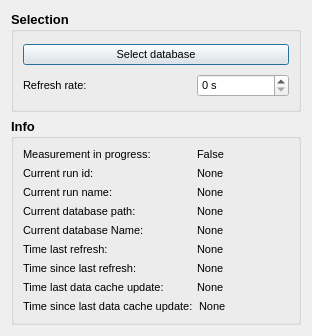
<?xml version="1.0" encoding="UTF-8"?>
<ui version="4.0">
 <class>LivePlot</class>
 <widget class="QDialog" name="LivePlot">
  <property name="geometry">
   <rect>
    <x>0</x>
    <y>0</y>
    <width>310</width>
    <height>336</height>
   </rect>
  </property>
  <property name="windowTitle">
   <string>Dialog</string>
  </property>
  <layout class="QVBoxLayout" name="verticalLayout_4">
   <item>
    <layout class="QVBoxLayout" name="verticalLayout_3">
     <item>
      <widget class="QGroupBox" name="groupBoxSelection">
       <property name="font">
        <font>
         <pointsize>10</pointsize>
         <weight>75</weight>
         <bold>true</bold>
        </font>
       </property>
       <property name="title">
        <string>Selection</string>
       </property>
       <layout class="QVBoxLayout" name="verticalLayout_6">
        <item>
         <layout class="QHBoxLayout" name="horizontalLayoutLivePlot1">
          <item>
           <widget class="QPushButton" name="pushButtonLivePlot">
            <property name="enabled">
             <bool>true</bool>
            </property>
            <property name="maximumSize">
             <size>
              <width>16777215</width>
              <height>16777215</height>
             </size>
            </property>
            <property name="font">
             <font>
              <pointsize>8</pointsize>
              <weight>50</weight>
              <bold>false</bold>
             </font>
            </property>
            <property name="text">
             <string>Select database</string>
            </property>
           </widget>
          </item>
         </layout>
        </item>
        <item>
         <layout class="QHBoxLayout" name="horizontalLayout">
          <item>
           <widget class="QLabel" name="labelLivePlotRefreshRate">
            <property name="minimumSize">
             <size>
              <width>168</width>
              <height>0</height>
             </size>
            </property>
            <property name="font">
             <font>
              <pointsize>8</pointsize>
              <weight>50</weight>
              <bold>false</bold>
             </font>
            </property>
            <property name="toolTip">
             <string>If put to 0s, stop the liveploting</string>
            </property>
            <property name="text">
             <string>Refresh rate:</string>
            </property>
           </widget>
          </item>
          <item>
           <widget class="QSpinBox" name="spinBoxLivePlotRefreshRate">
            <property name="enabled">
             <bool>true</bool>
            </property>
            <property name="minimumSize">
             <size>
              <width>25</width>
              <height>0</height>
             </size>
            </property>
            <property name="maximumSize">
             <size>
              <width>16777215</width>
              <height>16777215</height>
             </size>
            </property>
            <property name="font">
             <font>
              <pointsize>8</pointsize>
              <weight>50</weight>
              <bold>false</bold>
             </font>
            </property>
            <property name="toolTip">
             <string>If put to 0s, stop the liveploting</string>
            </property>
            <property name="suffix">
             <string> s</string>
            </property>
           </widget>
          </item>
         </layout>
        </item>
       </layout>
      </widget>
     </item>
     <item>
      <widget class="QGroupBox" name="groupBoxInfo">
       <property name="minimumSize">
        <size>
         <width>290</width>
         <height>0</height>
        </size>
       </property>
       <property name="font">
        <font>
         <pointsize>10</pointsize>
         <weight>75</weight>
         <bold>true</bold>
        </font>
       </property>
       <property name="title">
        <string>Info</string>
       </property>
       <layout class="QVBoxLayout" name="verticalLayout_8">
        <item>
         <layout class="QVBoxLayout" name="verticalLayout_7">
          <item>
           <layout class="QHBoxLayout" name="horizontalLayout_8">
            <item>
             <widget class="QLabel" name="labelLivePlotInProgress">
              <property name="minimumSize">
               <size>
                <width>168</width>
                <height>0</height>
               </size>
              </property>
              <property name="font">
               <font>
                <pointsize>8</pointsize>
                <weight>50</weight>
                <bold>false</bold>
               </font>
              </property>
              <property name="text">
               <string>Measurement in progress:</string>
              </property>
             </widget>
            </item>
            <item>
             <widget class="QLabel" name="labelLivePlotInProgressState">
              <property name="font">
               <font>
                <pointsize>8</pointsize>
                <weight>50</weight>
                <bold>false</bold>
               </font>
              </property>
              <property name="text">
               <string>False</string>
              </property>
             </widget>
            </item>
           </layout>
          </item>
          <item>
           <layout class="QHBoxLayout" name="horizontalLayout_6">
            <item>
             <widget class="QLabel" name="labelLivePlotRunid">
              <property name="minimumSize">
               <size>
                <width>168</width>
                <height>0</height>
               </size>
              </property>
              <property name="font">
               <font>
                <pointsize>8</pointsize>
                <weight>50</weight>
                <bold>false</bold>
               </font>
              </property>
              <property name="text">
               <string>Current run id:</string>
              </property>
             </widget>
            </item>
            <item>
             <widget class="QLabel" name="labelLivePlotRunidid">
              <property name="font">
               <font>
                <pointsize>8</pointsize>
                <weight>50</weight>
                <bold>false</bold>
               </font>
              </property>
              <property name="text">
               <string>None</string>
              </property>
             </widget>
            </item>
           </layout>
          </item>
          <item>
           <layout class="QHBoxLayout" name="horizontalLayout_4">
            <item>
             <widget class="QLabel" name="labelLivePlotRunName">
              <property name="minimumSize">
               <size>
                <width>168</width>
                <height>0</height>
               </size>
              </property>
              <property name="font">
               <font>
                <pointsize>8</pointsize>
                <weight>50</weight>
                <bold>false</bold>
               </font>
              </property>
              <property name="text">
               <string>Current run name:</string>
              </property>
             </widget>
            </item>
            <item>
             <widget class="QLabel" name="labelLivePlotRunNameInfo">
              <property name="font">
               <font>
                <pointsize>8</pointsize>
                <weight>50</weight>
                <bold>false</bold>
               </font>
              </property>
              <property name="text">
               <string>None</string>
              </property>
             </widget>
            </item>
           </layout>
          </item>
          <item>
           <layout class="QHBoxLayout" name="horizontalLayoutLivePlotDatabasePath">
            <item>
             <widget class="QLabel" name="labelLivePlotDatabasePath">
              <property name="minimumSize">
               <size>
                <width>168</width>
                <height>0</height>
               </size>
              </property>
              <property name="font">
               <font>
                <pointsize>8</pointsize>
                <weight>50</weight>
                <bold>false</bold>
               </font>
              </property>
              <property name="text">
               <string>Current database path:</string>
              </property>
             </widget>
            </item>
            <item>
             <widget class="QLabel" name="labelLivePlotDatabasePathInfo">
              <property name="font">
               <font>
                <pointsize>8</pointsize>
                <weight>50</weight>
                <bold>false</bold>
               </font>
              </property>
              <property name="text">
               <string>None</string>
              </property>
             </widget>
            </item>
           </layout>
          </item>
          <item>
           <layout class="QHBoxLayout" name="horizontalLayoutLivePlotDatabase">
            <item>
             <widget class="QLabel" name="labelLivePlotDatabaseName">
              <property name="minimumSize">
               <size>
                <width>168</width>
                <height>0</height>
               </size>
              </property>
              <property name="font">
               <font>
                <pointsize>8</pointsize>
                <weight>50</weight>
                <bold>false</bold>
               </font>
              </property>
              <property name="text">
               <string>Current database Name:</string>
              </property>
             </widget>
            </item>
            <item>
             <widget class="QLabel" name="labelLivePlotDatabaseNameInfo">
              <property name="font">
               <font>
                <pointsize>8</pointsize>
                <weight>50</weight>
                <bold>false</bold>
               </font>
              </property>
              <property name="text">
               <string>None</string>
              </property>
             </widget>
            </item>
           </layout>
          </item>
          <item>
           <layout class="QHBoxLayout" name="horizontalLayout_9">
            <item>
             <widget class="QLabel" name="labelLivePlotLastRefresh">
              <property name="minimumSize">
               <size>
                <width>168</width>
                <height>0</height>
               </size>
              </property>
              <property name="font">
               <font>
                <pointsize>8</pointsize>
                <weight>50</weight>
                <bold>false</bold>
               </font>
              </property>
              <property name="text">
               <string>Time last refresh:</string>
              </property>
             </widget>
            </item>
            <item>
             <widget class="QLabel" name="labelLivePlotLastRefreshInfo">
              <property name="font">
               <font>
                <pointsize>8</pointsize>
                <weight>50</weight>
                <bold>false</bold>
               </font>
              </property>
              <property name="text">
               <string>None</string>
              </property>
             </widget>
            </item>
           </layout>
          </item>
          <item>
           <layout class="QHBoxLayout" name="horizontalLayout_11">
            <item>
             <widget class="QLabel" name="labelLivePlotSinceLastRefresh">
              <property name="minimumSize">
               <size>
                <width>168</width>
                <height>0</height>
               </size>
              </property>
              <property name="font">
               <font>
                <pointsize>8</pointsize>
                <weight>50</weight>
                <bold>false</bold>
               </font>
              </property>
              <property name="text">
               <string>Time since last refresh:</string>
              </property>
             </widget>
            </item>
            <item>
             <widget class="QLabel" name="labelLivePlotSinceLastRefreshInfo">
              <property name="font">
               <font>
                <pointsize>8</pointsize>
                <weight>50</weight>
                <bold>false</bold>
               </font>
              </property>
              <property name="text">
               <string>None</string>
              </property>
             </widget>
            </item>
           </layout>
          </item>
          <item>
           <layout class="QHBoxLayout" name="horizontalLayout_7">
            <item>
             <widget class="QLabel" name="labelLivePlotLastUpdate">
              <property name="minimumSize">
               <size>
                <width>168</width>
                <height>0</height>
               </size>
              </property>
              <property name="font">
               <font>
                <pointsize>8</pointsize>
                <weight>50</weight>
                <bold>false</bold>
               </font>
              </property>
              <property name="text">
               <string>Time last data cache update:</string>
              </property>
             </widget>
            </item>
            <item>
             <widget class="QLabel" name="labelLivePlotLastUpdateInfo">
              <property name="font">
               <font>
                <pointsize>8</pointsize>
                <weight>50</weight>
                <bold>false</bold>
               </font>
              </property>
              <property name="text">
               <string>None</string>
              </property>
             </widget>
            </item>
           </layout>
          </item>
          <item>
           <layout class="QHBoxLayout" name="horizontalLayout_10">
            <item>
             <widget class="QLabel" name="labelLivePlotSinceLastUpdate">
              <property name="minimumSize">
               <size>
                <width>168</width>
                <height>0</height>
               </size>
              </property>
              <property name="font">
               <font>
                <pointsize>8</pointsize>
                <weight>50</weight>
                <bold>false</bold>
               </font>
              </property>
              <property name="text">
               <string>Time since last data cache update:</string>
              </property>
             </widget>
            </item>
            <item>
             <widget class="QLabel" name="labelLivePlotSinceLastUpdateInfo">
              <property name="font">
               <font>
                <pointsize>8</pointsize>
                <weight>50</weight>
                <bold>false</bold>
               </font>
              </property>
              <property name="text">
               <string>None</string>
              </property>
             </widget>
            </item>
           </layout>
          </item>
         </layout>
        </item>
       </layout>
      </widget>
     </item>
    </layout>
   </item>
  </layout>
 </widget>
 <resources/>
 <connections/>
</ui>
